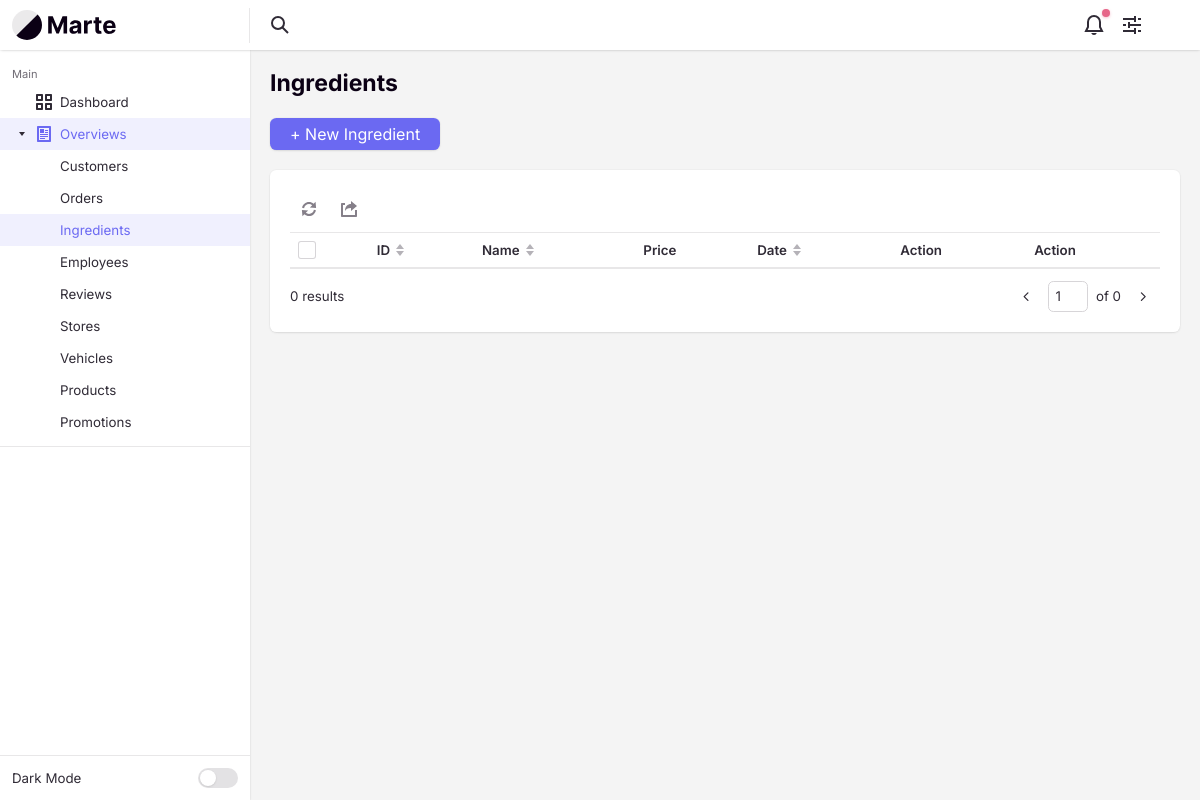
Page /Ingredient/overview/ on the earlier database version.
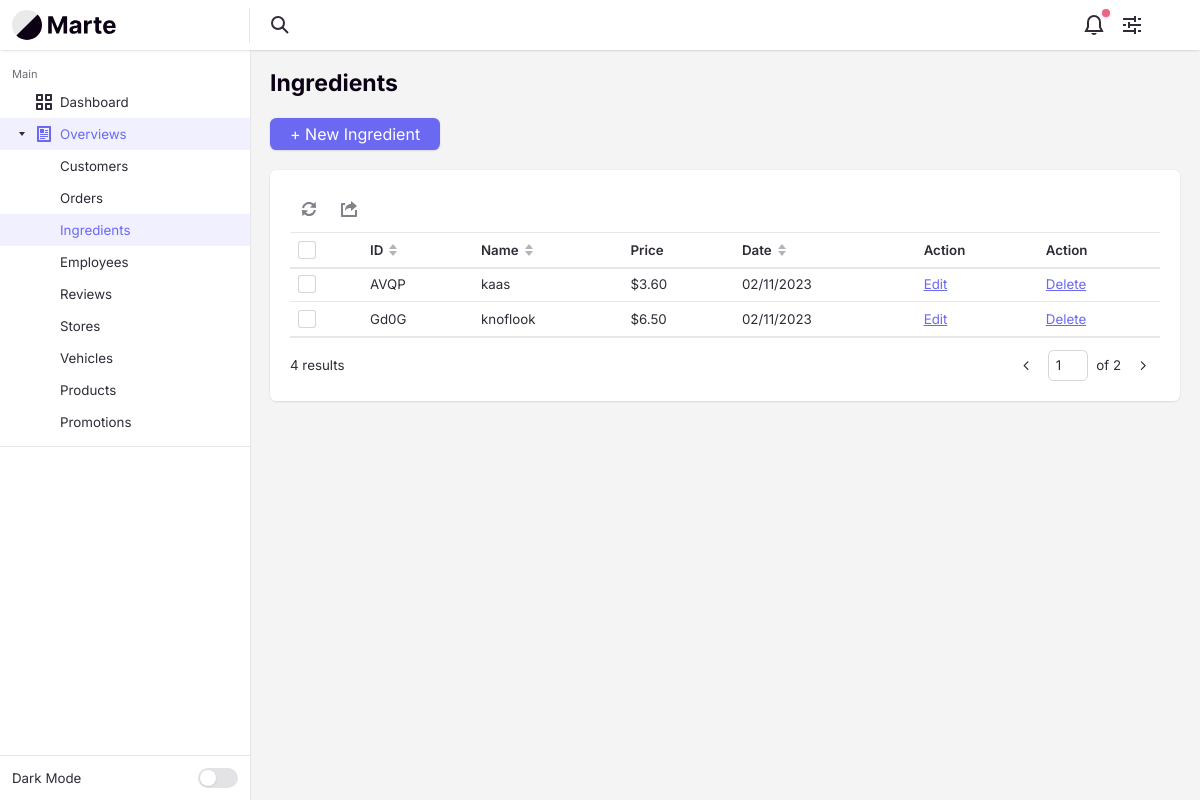
Same page on the later database version.
### tables this page shows
CREATE TABLE `ingredients` (
  `ingredientId` varchar(4) NOT NULL,
  `ingredientName` varchar(255) NOT NULL,
  `ingredientPrice` decimal(6,2) NOT NULL,
  `ingredientIsActive` tinyint(1) NOT NULL DEFAULT 1,
  `ingredientCreateDate` int(10) NOT NULL,
  `ingredientDescription` text DEFAULT NULL
);

### app/controllers/Ingredient.php (called while the page is built, shortened)
<?php
class Ingredient extends Controller
{
    private $ingredientModel;
    public function __construct()
    {
        $this->ingredientModel = $this->model('IngredientModel');
    }
    public function overview($params)
    {
        $pageNumber = isset($params['page']) ? intval($params['page']) : 1;
        $recordsPerPage = 2;
        $offset = ($pageNumber - 1) * $recordsPerPage;
        $ingredients = $this->ingredientModel->getIngredientsByPagination($offset, $recordsPerPage);
        $countIngredients = $this->ingredientModel->getTotalIngredientsCount();
        $totalPages = ceil($countIngredients / $recordsPerPage);
        $pageNumber = max(1, min($pageNumber, $totalPages));
        $data = [
            'ingredients' => $ingredients,
            'countIngredients' => $countIngredients,
            'currentPage' => $pageNumber,
            'recordsPerPage' => $recordsPerPage,
            'totalPages' => $totalPages,
        ];
        $this->view('backend/ingredient/overview', $data);
    }
}

### app/libraries/Core.php (called while the page is built, shortened)
<?php
class Core
{
    protected $currentMethod = 'index';
    public function __construct()
    {
        $url = $this->getUrl();
        $this->currentController = new $this->currentController();
        if (isset($url[1])) {
            if (method_exists($this->currentController, $url[1])) {
                $this->currentMethod = $url[1];
            } else if (!empty($url[1])) {
                require APPROOT . '/views/includes/404.php';
                exit;
            }
        }
        $array = [];
        call_user_func_array([$this->currentController, $this->currentMethod], [$array]);
    }
    public function getUrl()
    {
        $incoming = $_SERVER['REQUEST_URI'];
        $incoming = str_replace("/pizzapalacebackend/", "", $incoming);
        if (isset($incoming)) {
            $incoming = trim($incoming, "/");
            $incoming = rtrim($incoming, "/");
            $url = filter_var($incoming, FILTER_SANITIZE_URL);
            $url = explode('/', $url);
            $urlController = $url[0];
            $urlAction = "";
            if (array_key_exists(1, $url)) {
                $urlAction = explode('?', $url[1])[0];
            }
            $urlSlug = $url;
            $output = [$urlController, $urlAction, $urlSlug];
            return $output;
        } else {
            return array('Pizza', 'overview');
        }
    }
}

### app/require.php (called while the page is built, shortened)
<?php
  require_once 'libraries/Core.php';
  require_once 'libraries/Controller.php';
  require_once 'libraries/Database.php';
  $init = new Core();

### public/index.php (called while the page is built)
<?php
  require_once '../app/require.php';
?>

### app/libraries/Database.php (called while the page is built, shortened)
<?php
  class Database {
    private $dbHost = DB_HOST;
    private $dbUser = DB_USER;
    private $dbPass = DB_PASS;
    private $dbName = DB_NAME;
    private $statement;
    private $dbHandler;
    public function __construct()
    {
      $conn = 'mysql:host=' . $this->dbHost . ";dbname=" . $this->dbName;
      $options = array(
        PDO::ATTR_PERSISTENT => true,
        PDO::ATTR_ERRMODE => PDO::ERRMODE_EXCEPTION,
        PDO::ATTR_EMULATE_PREPARES => false
      );
      try
      {
        $this->dbHandler = new PDO($conn, $this->dbUser, $this->dbPass, $options);
      }
      catch(PDOException $e) {
        $this->error = $e->getMessage();
        echo $this->error;
      }
    }
    public function query($sql) {
      $this->statement = $this->dbHandler->prepare($sql);
    }
    public function bind($parameter, $value, $type=null) {
      switch (is_null($type)) {
        case is_int($value):
          $type = PDO::PARAM_INT;
          break;
      }
      $this->statement->bindValue($parameter, $value, $type);
    }
    public function execute() {
      return $this->statement->execute();
    }
    public function resultSet() {
      $this->execute();
      return $this->statement->fetchAll(PDO::FETCH_OBJ);
    }
  }
?>

### app/models/IngredientModel.php (called while the page is built, shortened)
<?php
class IngredientModel
{
    private $db;
    public function __construct()
    {
        $this->db = new Database();
    }
    public function getIngredientsByPagination($offset, $limit)
    {
        $this->db->query("SELECT ingredientId,
                                 ingredientName,
                                 ingredientPrice,
                                 ingredientCreateDate
                                 FROM ingredients
                                 WHERE ingredientIsActive = 1 LIMIT :offset, :limit");
        $this->db->bind(':offset', $offset);
        $this->db->bind('limit', $limit);
        return $this->db->resultSet();
    }
    public function getTotalIngredientsCount()
    {
        $this->db->query("SELECT COUNT(*) as total FROM ingredients WHERE ingredientIsActive = 1");
        $result = $this->db->single();
        return $result->total;
    }
}

### app/views/backend/ingredient/overview.php (the view, shortened to what the changed rows need)
<?php require APPROOT . '/views/includes/head.php'; ?>
<div class="margin-bottom-md">
    <h1 class="text-lg">Ingredients</h1>
</div>
<div class="margin-bottom-md">
    <div class="flex flex-wrap gap-sm items-center justify-between">
        <a class="btn btn--primary" href="<?= URLROOT ?>Ingredient/create">+ New Ingredient</a>
    </div>
</div>
<div class="bg radius-md padding-md inner-glow shadow-xs">
    <div class="int-table-actions padding-bottom-xxxs border-bottom border-alpha" data-table-controls="interactive-table-1">
        <menu class="menu-bar js-int-table-actions__no-items-selected js-menu-bar">
            <li class="menu-bar__item " role="menuitem">
            </li>
            <li class="menu-bar__item " role="menuitem">
                <svg class="icon menu-bar__icon" aria-hidden="true" viewBox="0 0 16 16">
                    <g>
                        <path d="M15,16H1c-0.6,0-1-0.4-1-1V3c0-0.6,0.4-1,1-1h3v2H2v10h12V9h2v6C16,15.6,15.6,16,15,16z"></path>
                        <path d="M10,3c-3.2,0-6,2.5-6,7c1.1-1.7,2.4-3,6-3v3l6-5l-6-5V3z"></path>
                    </g>
                </svg>
            </li>
        </menu>
    </div>
    <div id="interactive-table-1" class="int-table text-sm js-int-table">
        <div class="int-table__inner">
            <table class="int-table__table" aria-label="Interactive table example">
                <thead class="int-table__header js-int-table__header">
                    <tr class="int-table__row">
                        <td class="int-table__cell">
                            <div class="custom-checkbox int-table__checkbox">
                                <div class="custom-checkbox__control" aria-hidden="true"></div>
                            </div>
                        </td>
                        <th class="int-table__cell int-table__cell--th int-table__cell--sort js-int-table__cell--sort">
                            <div class="flex items-center">
                                <span>ID</span>
                                <svg class="icon icon--xxs margin-left-xxxs int-table__sort-icon" aria-hidden="true" viewBox="0 0 12 12">
                                    <polygon class="arrow-up" points="6 0 10 5 2 5 6 0" />
                                    <polygon class="arrow-down" points="6 12 2 7 10 7 6 12" />
                                </svg>
                            </div>
                        </th>
                        <th class="int-table__cell int-table__cell--th int-table__cell--sort js-int-table__cell--sort">
                            <div class="flex items-center">
                                <span>Name</span>
                                <svg class="icon icon--xxs margin-left-xxxs int-table__sort-icon" aria-hidden="true" viewBox="0 0 12 12">
                                    <polygon class="arrow-up" points="6 0 10 5 2 5 6 0" />
                                    <polygon class="arrow-down" points="6 12 2 7 10 7 6 12" />
                                </svg>
                            </div>
                        </th>
                        <th class="int-table__cell int-table__cell--th text-left">
                            Price
                        </th>
                        <th class="int-table__cell int-table__cell--th int-table__cell--sort js-int-table__cell--sort" data-date-format="dd-mm-yyyy">
                            <div class="flex items-center">
                                <span>Date</span>
                                <svg class="icon icon--xxs margin-left-xxxs int-table__sort-icon" aria-hidden="true" viewBox="0 0 12 12">
                                    <polygon class="arrow-up" points="6 0 10 5 2 5 6 0" />
                                    <polygon class="arrow-down" points="6 12 2 7 10 7 6 12" />
                                </svg>
                            </div>
                        </th>
                        <th class="int-table__cell int-table__cell--th text-left">
                            Action
                        </th>
                        <th class="int-table__cell int-table__cell--th text-left">
                            Action
                        </th>
                    </tr>
                </thead>
                <tbody class="int-table__body js-int-table__body">
                    <?php foreach ($data['ingredients'] as $ingredient) : ?>
                        <tr class="int-table__row">
                            <th class="int-table__cell" scope="row">
                                <div class="custom-checkbox int-table__checkbox">
                                    <div class="custom-checkbox__control" aria-hidden="true"></div>
                                </div>
                            </th>
                            <td class="int-table__cell"><?= $ingredient->ingredientId ?></td>
                            <td class="int-table__cell"><?= $ingredient->ingredientName ?></td>
                            <td class="int-table__cell text-truncate max-width-xxxxs">$<?= $ingredient->ingredientPrice ?></td>
                            <td class="int-table__cell"><?= date('d/m/Y', $ingredient->ingredientCreateDate) ?></td>
                            <td class="int-table__cell"><a href="<?= URLROOT ?>Ingredient/update/{ingredientId:<?= $ingredient->ingredientId ?>}/">Edit</a></td>
                            <td class="int-table__cell"><a href="<?= URLROOT ?>Ingredient/delete/{ingredientId:<?= $ingredient->ingredientId ?>}/">Delete</a></td>
                        </tr>
                    <?php endforeach ?>
                </tbody>
            </table>
        </div>
    </div>
    <div class="flex items-center justify-between padding-top-sm">
        <p class="text-sm"><?= $data['countIngredients'] ?> results</p>
        <nav class="pagination text-sm" aria-label="Pagination">
            <ul class="pagination__list flex flex-wrap gap-xxxs">
                <li>
                    <?php
                    $prevPage = max(1, $data['currentPage'] - 1);
                    $prevPageLink = URLROOT . "Ingredient/overview/?page=$prevPage";
                    $prevDisabled = ($data['currentPage'] == 1) ? 'disabled' : '';
                    ?>
                    <a href="<?= $prevPageLink; ?>/" class="pagination__item <?= $prevDisabled; ?>">
                        <svg class="icon" viewBox="0 0 16 16">
                            <g stroke-width="1.5" stroke="currentColor">
                                <polyline fill="none" stroke="currentColor" stroke-linecap="round" stroke-linejoin="round" stroke-miterlimit="10" points="9.5,3.5 5,8 9.5,12.5 "></polyline>
                            </g>
                        </svg>
                    </a>
                </li>
                <li>
                    <span class="pagination__jumper flex items-center">
                        <input aria-label="Page number" class="form-control" type="text" id="pageNumber" name="pageNumber" value="<?php echo $data['currentPage']; ?>">
                        <em>of <?php echo $data['totalPages']; ?></em>
                    </span>
                </li>
                <li>
                    <?php
                    $nextPage = min($data['totalPages'], $data['currentPage'] + 1);
                    $nextPageLink = URLROOT . "Ingredient/overview/?page=$nextPage";
                    $nextDisabled = ($data['currentPage'] == $data['totalPages']) ? 'disabled' : '';
                    ?>
                    <a href="<?= $nextPageLink; ?>/" class="pagination__item <?= $nextDisabled; ?>">
                        <svg class="icon" viewBox="0 0 16 16">
                            <g stroke-width="1.5" stroke="currentColor">
                                <polyline fill="none" stroke="currentColor" stroke-linecap="round" stroke-linejoin="round" stroke-miterlimit="10" points="6.5,3.5 11,8 6.5,12.5 "></polyline>
                            </g>
                        </svg>
                    </a>
                </li>
            </ul>
        </nav>
    </div>
</div>
<?php require APPROOT . '/views/includes/footer.php'; ?>

Differences in the rows shown:
added ingredients: ingredientId "AVQP", ingredientName "kaas", ingredientPrice "3.60", ingredientCreateDate "02/11/2023"
added ingredients: ingredientId "Gd0G", ingredientName "knoflook", ingredientPrice "6.50", ingredientCreateDate "02/11/2023"
Other differences:
$data['countIngredients']: "0" → "4"
$data['totalPages']: "0" → "2"
